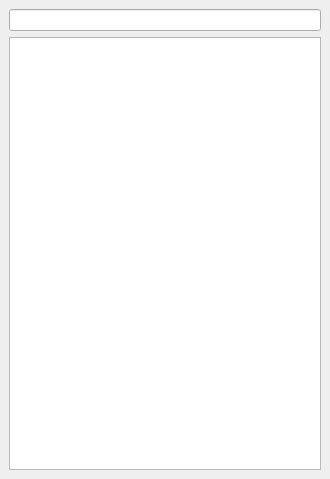
<?xml version="1.0" encoding="UTF-8"?>
<ui version="4.0">
 <class>TabPPWidget</class>
 <widget class="QDockWidget" name="TabPPWidget">
  <property name="geometry">
   <rect>
    <x>0</x>
    <y>0</y>
    <width>330</width>
    <height>479</height>
   </rect>
  </property>
  <property name="features">
   <set>QDockWidget::AllDockWidgetFeatures</set>
  </property>
  <property name="windowTitle">
   <string>Tab++</string>
  </property>
  <widget class="QWidget" name="dockWidgetContents">
   <layout class="QVBoxLayout" name="verticalLayout">
    <item>
     <widget class="QLineEdit" name="lineEdit"/>
    </item>
    <item>
     <widget class="QTreeView" name="View_">
      <property name="animated">
       <bool>true</bool>
      </property>
      <attribute name="headerVisible">
       <bool>false</bool>
      </attribute>
      <attribute name="headerVisible">
       <bool>false</bool>
      </attribute>
     </widget>
    </item>
   </layout>
  </widget>
 </widget>
 <resources/>
 <connections/>
</ui>
